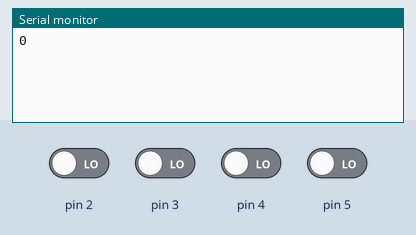
A sketch run on a simulated Arduino Uno, built with avr-gcc and run on an emulated ATmega328P. Shown: the last lines printed to the serial monitor. Inputs (shaded band) come from the test bench; at power-on: pin 2–5 LOW.

Above: at 1.2 s.
1.3 s: pin 2 driven HIGH
At 2.4 s:
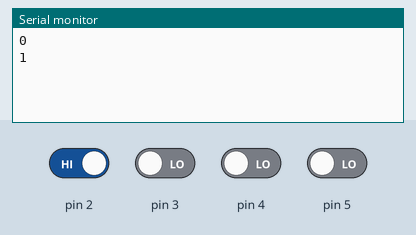
2.8 s: pin 2 driven LOW
At 3.8 s:
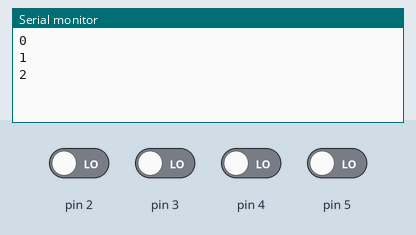
Timing chart, 0 to 5.8 s (numbered marks = the images above; inputs shaded):
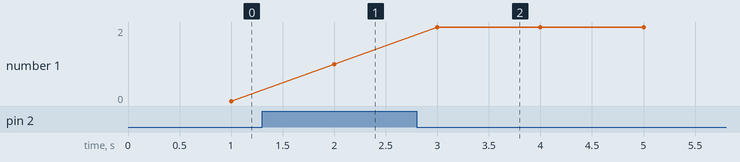

Measured:
- after the input at 1.3 s, the serial monitor: prints a new line after 0.70 s (image 1)
- after the input at 2.8 s, the serial monitor: prints a new line after 0.20 s (image 2)
- plotted number 1: 0 → 1 after the input at 1.3 s, 1 → 2 after the input at 2.8 s

The sketch:

Motor_position_control.ino
```cpp
/*
 *  @author     Couet David
 *  @version    v1.0
 *  @date       14/06/2018
 *  @brief
 */

/* Includes ----------------------------------------------------------*/

#include "PID.h"

/* Typedef -----------------------------------------------------------*/

/* Define ------------------------------------------------------------*/

#define kp1 1
#define kp2 1
#define ki1 1
#define ki2 1

/* Variables ---------------------------------------------------------*/

volatile uint16_t cptA1 = 0, cptB1 = 0;
volatile uint16_t cptA2 = 0, cptB2 = 0;
volatile byte stateA1 = 0, stateB1 = 0;
volatile byte stateA2 = 0, stateB2 = 0;
volatile byte stateA1prec = 0, stateB1prec = 0;
volatile byte stateA2prec = 0, stateB2prec = 0;

struct pid_controller pid1;
struct pid_controller pid2;

float in1 = 0, in2 = 0;
float out1 = 0, out2 = 0;
float set1 = 0, set2 = 0;

/* Function prototypes -----------------------------------------------*/

void interruptInit();

/* Setup  ------------------------------------------------------------*/

void setup() {
  //Start uart transmission
  Serial.begin(9600);

  //Set interrupts
  interruptInit();

  //Create pid controller
  pid_create(&pid1, &in1, &out1, &set1, kp1, ki1, 0);
  pid_create(&pid2, &in2, &out2, &set2, kp2, ki2, 0);
}

/* Loop --------------------------------------------------------------*/

void loop() {
  delay(1000);
  Serial.println(cptA1);
}

/* Function ----------------------------------------------------------*/

void interruptInit(){
  //pin 2 3 4 5 as input
  DDRD &= ~((1<<DDD2)|(1<<DDD3)|(1<<DDD4)|(1<<DDD5));

  PCICR |= (1<<PCIE2);  //enable interrupt on PCINT[23:16]
  PCMSK2 |= ((1<<PCINT18)|(1<<PCINT19)|(1<<PCINT20)|(1<<PCINT21));

  //enable interrupt
  SREG |= (1<<7);
}

ISR(PCINT2_vect){
  //This is the way it works

  stateA1 = PIND & (1<<PIND2);
  stateB1 = PIND & (1<<PIND3);
  stateA2 = PIND & (1<<PIND4);
  stateB2 = PIND & (1<<PIND5);

  if(stateA1 != stateA1prec){
    stateA1prec = stateA1;
    cptA1++;
  }

  if(stateB1 != stateB1prec){
    stateB1prec = stateB1;
    cptB1++;
  }

  if(stateA2 != stateA2prec){
    stateA2prec = stateA2;
    cptA2++;
  }

  if(stateB2 != stateB2prec){
    stateB2prec = stateB2;
    cptB2++;
  }
}
```

PID.c
```cpp
/**
	*	@author   David
	*	@date 	  14-june-2018
	*	@version  v1.1
	*	@brief
  * @remark   for arduino
  *           not sure for derivative calculation
**/

/* Includes ------------------------------------------------------------------*/
#include "PID.h"
#include <Arduino.h>

/* Private typedef -----------------------------------------------------------*/
/* Private define ------------------------------------------------------------*/
/* Private macro -------------------------------------------------------------*/
#define GET_TIME micros()
/* Private variables ---------------------------------------------------------*/
/* Private function prototypes -----------------------------------------------*/

/**
	*	@brief
	*	@param
	*	@retval
**/
pid_t pid_create(pid_t pid, float* in, float* out, float* set, float kp, float ki, float kd){
	pid->input = in;
	pid->output = out;
	pid->setpoint = set;

	pid_limits(pid,LIMIT_MIN, LIMIT_MAX);

	pid->sampletime = SAMPLE_TIME;

	pid_tune(pid, kp, ki, kd);

	pid->lasttime = GET_TIME;

	return pid;
}

/**
	*	@brief
	*	@param
	*	@retval
**/
bool pid_need_compute(pid_t pid){
	return ((GET_TIME - pid->lasttime) >= pid->sampletime) ? true : false;
}

/**
	*	@brief
	*	@param
	*	@retval
**/
void pid_compute(pid_t pid){
	float in = *pid->input;

	//Compute error
	float error = (*(pid->setpoint))-in;

	//Compute integral of error with windup
	pid->iterm += (pid->Ki * error);
	if(pid->iterm > pid->omax){
		pid->iterm = pid->omax;
	}
	else if(pid->iterm < pid->omin){
		pid->iterm = pid->omin;
	}

	//Compute differential on input
	float dterm = (error - pid->lasterror);

	//Compute PID output
	float out = pid->Kp * error + pid->iterm + pid->Kd*dterm;

	//Apply limit to output value
	if(out > pid->omax){
		out = pid->omax;
	}
	else if(out < pid->omin){
		out = pid->omin;
	}

	//Output to pointed variable
	(*pid->output) = out;
	//Keep track of some variables for next execution
	pid->lasterror = error;
	pid->lasttime = GET_TIME;

}

/**
	*	@brief
	*	@param
	*	@retval
**/
bool pid_tune(pid_t pid,float kp, float ki, float kd){
	//Check for validity
	if(kp < 0 || ki < 0 || kd < 0){
        return false;
	}
	pid->Kp = kp;
	pid->Ki = ki;
	pid->Kd = kd;
	return true;
}

/**
	*	@brief
	*	@param
	*	@retval
**/
void pid_sample_time(pid_t pid, uint32_t sampletime){
	pid->sampletime = sampletime;
}


/**
	*	@brief
	*	@param
	*	@retval
**/
bool pid_limits(pid_t pid, float min, float max){
	//Check for validity
	if(min >= max){
        return false;
    }
	pid->omax = max;
	pid->omin = min;
	return true;
}
```

PID.h
```cpp
/**
  * @author   David
  * @date     14-june-2018
  * @version  v1.1
  * @brief
  * @remark   for arduino
**/

#ifndef PID_H
#define PID_H

#ifdef __cplusplus
extern "C" {
#endif

/* Includes ----------------------------------------------------------*/
#include <stdint.h>
#include <stdbool.h>
/* Typedef -----------------------------------------------------------*/
/**
	*	@brief default max and min output limit
**/
#define LIMIT_MAX   50
#define	LIMIT_MIN   -50

/**
	*	@brief	default sample time (ms)
**/
#define	SAMPLE_TIME 10
/**
	*	@brief
**/
enum pid_control_directions{
	E_PID_DIRECT,
	E_PID_REVERSE,
};

/**
	*	@brief
**/
struct pid_controller{
	//Input, output, setpoint
	float *input;
	float *output;
	float *setpoint;
	//Tuning parameters
	float Kp;
	float Ki;
	float Kd;
	//Output minimum and maximum values
	float omin;
	float omax;
	//Variables for PID algorithm
	float iterm;
	float lasterror;
	//Time related
	uint32_t lasttime;
	uint32_t sampletime;
	//Operation mode
	enum pid_control_directions direction;
};

typedef struct pid_controller *pid_t;

/* Define ------------------------------------------------------------*/
/* Macro -------------------------------------------------------------*/
/* Variables ---------------------------------------------------------*/
/* Function prototypes -----------------------------------------------*/

/**
	*	@brief 	Creates a new PID controller
	*	@param	pid A pointer to a pid_controller structure
	*	@param	out Pointer to put the controller output value
	*	@param	in Pointer to put the controller output value
	*	@param	set Pointer float with the process setpoint value
	*	@param	kp Proportionnal gain
	*	@param	ki	Integral gain
	*	@param	kd Differential gain
	*	@retval returns a pid_t controller handle
	**/
pid_t pid_create(pid_t pid, float* in, float* out, float*set, float kp, float ki, float kd);

/**
	*	@brief 	Check if PID loop needs to run
	*	@param	pid A pointer to a pid controller structure to check
	*	@retval returns True if PID control algorithm is required to run
	**/
bool pid_need_compute(pid_t pid);

/**
	*	@brief 	Computes the output of the PID control
	*	@param	pid The PID controller instance which will be used for computation
	**/
void pid_compute(pid_t pid);

/**
	*	@brief Set the sampling time
	*	@param sample time
**/
void pid_sample_time(pid_t pid, uint32_t sampletime);

/**
	*	@brief 	Sets new PID tuning parameters
	*	@param 	pid The PID controller instance to modify
	*	@param	kp Proportionnal gain
	* @param	ki Integral gain
	*	@param	kd Derivative gain
	**/
bool pid_tune(pid_t pid, float kp, float ki, float kd);

/**
	*	@brief	Sets the limits for the PID controller output
	*	@param	pid The PID controller instance to modify
	*	@param	min The minimum output value for PID controller
	*	@param	max The maximum output value for the PID controller
	**/
bool pid_limits(pid_t pid, float min, float max);

#ifdef __cplusplus
}
#endif

#endif /** PID_H **/
```
